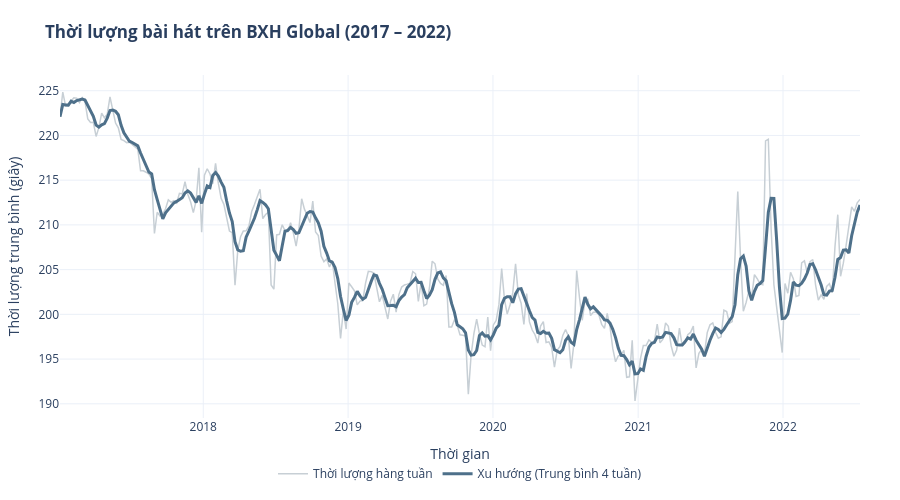

The notebook cell this image was saved under:
### Markdown cell above
## Biểu đồ 6: Sự co cụm thời lượng bài hát: Hiện tượng TikTok-hóa âm nhạc (2017 – 2022)

### Code cell
df_glob_dur = df_weekly[df_weekly['chart_country'] == 'Global'].copy()
df_glob_dur['week'] = pd.to_datetime(df_glob_dur['week'])
df_glob_dur = df_glob_dur.sort_values('week')
df_glob_dur['duration_sec'] = df_glob_dur['duration_weighted'] / 1000
df_glob_dur['duration_rolling'] = df_glob_dur['duration_sec'].rolling(4, min_periods=1).mean()

fig_dur = go.Figure()

fig_dur.add_trace(go.Scatter(
    x=df_glob_dur['week'],
    y=df_glob_dur['duration_sec'],
    mode='lines',
    name='Thời lượng hàng tuần',
    line=dict(color='#C7CFD5', width=1.5),
    hovertemplate='Ngày: %{x|%d/%m/%Y}<br>Thời lượng: %{y:.1f}s<extra></extra>'
))

fig_dur.add_trace(go.Scatter(
    x=df_glob_dur['week'],
    y=df_glob_dur['duration_rolling'],
    mode='lines',
    name='Xu hướng (Trung bình 4 tuần)',
    line=dict(color='#4E708A', width=3),
    hovertemplate='Ngày: %{x|%d/%m/%Y}<br>Xu hướng: %{y:.1f}s<extra></extra>'
))

fig_dur.update_layout(
    title='<b>Thời lượng bài hát trên BXH Global (2017 – 2022)</b>',
    xaxis_title='Thời gian',
    yaxis_title='Thời lượng trung bình (giây)',
    height=500,
    template='plotly_white',
    hovermode='x unified',
    margin=dict(l=60, r=40, t=75, b=50),
    legend=dict(orientation='h', yanchor='top', y=-0.12, xanchor='center', x=0.5)
)

fig_dur.show()

duration_yearly = df_glob_dur.groupby(df_glob_dur['week'].dt.year)['duration_sec'].agg(['mean', 'count'])
display(duration_yearly.rename(columns={'mean':'Thời lượng trung bình (giây)', 'count':'Số tuần quan sát'}))

### Figure 1 — Plotly figure (JSON) as saved in the notebook; plotly's stock layout.template omitted (floating-point values rounded to 4 significant figures; data arrays with more than 128 entries replaced by an {"elided": "..."} marker saying what was removed)
{"data": [{"hovertemplate": "Ngày: %{x|%d/%m/%Y}<br>Thời lượng: %{y:.1f}s<extra></extra>", "line": {"color": "#C7CFD5", "width": 1.5}, "mode": "lines", "name": "Thời lượng hàng tuần", "type": "scatter", "x": {"elided": "289 str values"}, "y": {"elided": "289 float values"}}, {"hovertemplate": "Ngày: %{x|%d/%m/%Y}<br>Xu hướng: %{y:.1f}s<extra></extra>", "line": {"color": "#4E708A", "width": 3}, "mode": "lines", "name": "Xu hướng (Trung bình 4 tuần)", "type": "scatter", "x": {"elided": "289 str values"}, "y": {"elided": "289 float values"}}], "layout": {"height": 500, "hovermode": "x unified", "legend": {"orientation": "h", "x": 0.5, "xanchor": "center", "y": -0.12, "yanchor": "top"}, "margin": {"b": 50, "l": 60, "r": 40, "t": 75}, "title": {"text": "<b>Thời lượng bài hát trên BXH Global (2017 – 2022)</b>"}, "xaxis": {"title": {"text": "Thời gian"}}, "yaxis": {"title": {"text": "Thời lượng trung bình (giây)"}}}}
